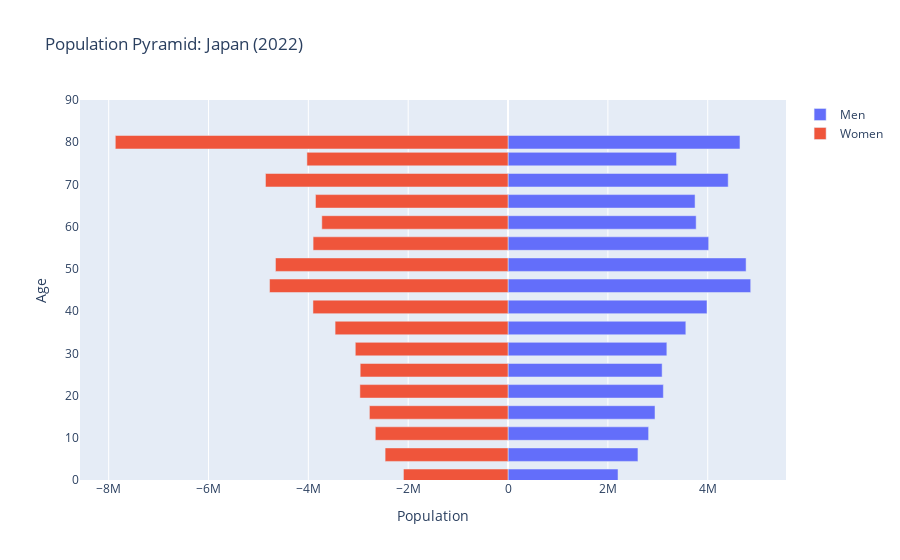
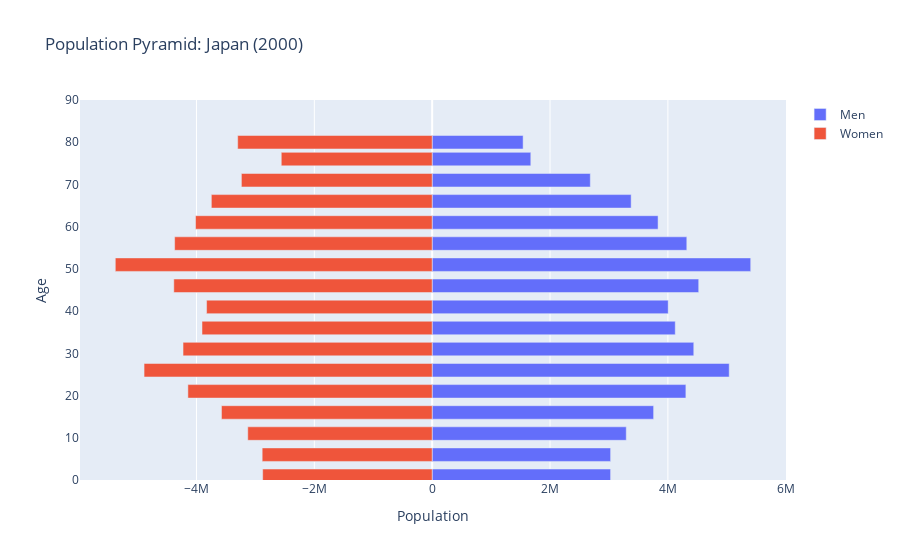
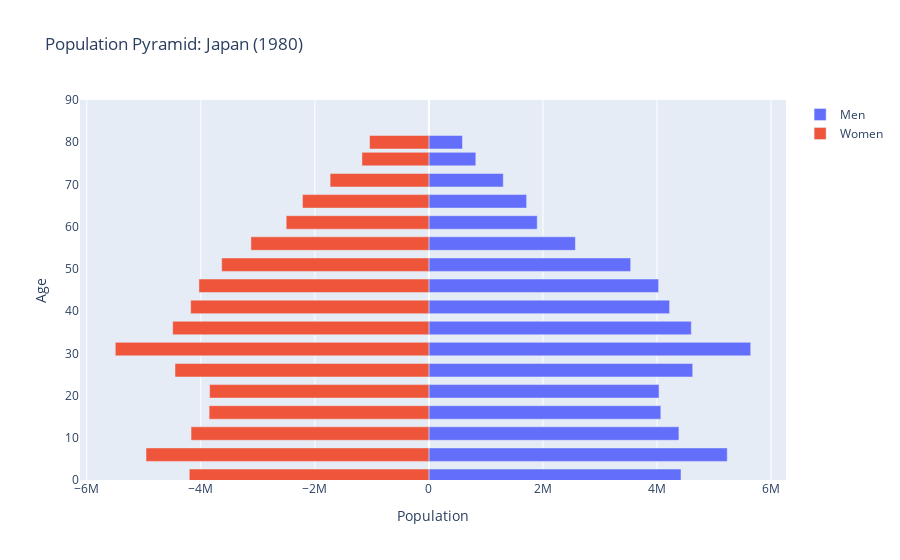

Source (notebook cell) for these figures, in order:
### Markdown cell above
#### Population Pyramid for Japan

### Code cell
df_japan = wbdata.get_dataframe(
    variables,
    country="JPN",
    parse_dates=True
)

#df_japan.head()

population_pyramid(
    df=df_japan,
    year="2022-01-01",
    country="Japan"
)
population_pyramid(
    df=df_japan,
    year="2000-01-01",
    country="Japan"
)
population_pyramid(
    df=df_japan,
    year="1980-01-01",
    country="Japan"
)

### Figure 1 — Plotly figure (JSON) as saved in the notebook; plotly's stock layout.template omitted (floating-point values rounded to 4 significant figures)
{"data": [{"name": "Men", "orientation": "h", "type": "bar", "x": [2203000.0, 2602000.0, 2816000.0, 2944000.0, 3111000.0, 3087000.0, 3181000.0, 3562000.0, 3985000.0, 4861000.0, 4769000.0, 4020000.0, 3769000.0, 3746000.0, 4410000.0, 3376000.0, 4646000.0], "y": [1, 6, 11, 16, 21, 26, 31, 36, 41, 46, 51, 56, 61, 66, 71, 76, 80]}, {"name": "Women", "orientation": "h", "type": "bar", "x": [-2095000.0, -2462000.0, -2659000.0, -2777000.0, -2968000.0, -2962000.0, -3060000.0, -3464000.0, -3908000.0, -4777000.0, -4659000.0, -3905000.0, -3730000.0, -3857000.0, -4859000.0, -4029000.0, -7867000.0], "y": [1, 6, 11, 16, 21, 26, 31, 36, 41, 46, 51, 56, 61, 66, 71, 76, 80]}], "layout": {"barmode": "overlay", "title": {"text": "Population Pyramid: Japan (2022)"}, "xaxis": {"title": {"text": "Population"}}, "yaxis": {"range": [0, 90], "title": {"text": "Age"}}}}

### Figure 2 — Plotly figure (JSON) as saved in the notebook; plotly's stock layout.template omitted (floating-point values rounded to 4 significant figures)
{"data": [{"name": "Men", "orientation": "h", "type": "bar", "x": [3028000.0, 3028000.0, 3294000.0, 3758000.0, 4306000.0, 5041000.0, 4439000.0, 4125000.0, 4006000.0, 4523000.0, 5406000.0, 4321000.0, 3834000.0, 3377000.0, 2684000.0, 1674000.0, 1543000.0], "y": [1, 6, 11, 16, 21, 26, 31, 36, 41, 46, 51, 56, 61, 66, 71, 76, 80]}, {"name": "Women", "orientation": "h", "type": "bar", "x": [-2877000.0, -2885000.0, -3129000.0, -3576000.0, -4145000.0, -4889000.0, -4228000.0, -3906000.0, -3828000.0, -4384000.0, -5377000.0, -4370000.0, -4016000.0, -3747000.0, -3237000.0, -2561000.0, -3300000.0], "y": [1, 6, 11, 16, 21, 26, 31, 36, 41, 46, 51, 56, 61, 66, 71, 76, 80]}], "layout": {"barmode": "overlay", "title": {"text": "Population Pyramid: Japan (2000)"}, "xaxis": {"title": {"text": "Population"}}, "yaxis": {"range": [0, 90], "title": {"text": "Age"}}}}

### Figure 3 — Plotly figure (JSON) as saved in the notebook; plotly's stock layout.template omitted (floating-point values rounded to 4 significant figures)
{"data": [{"name": "Men", "orientation": "h", "type": "bar", "x": [4420000.0, 5232000.0, 4384000.0, 4067000.0, 4035000.0, 4626000.0, 5643000.0, 4602000.0, 4220000.0, 4028000.0, 3538000.0, 2569000.0, 1899000.0, 1714000.0, 1304000.0, 822300.0, 588200.0], "y": [1, 6, 11, 16, 21, 26, 31, 36, 41, 46, 51, 56, 61, 66, 71, 76, 80]}, {"name": "Women", "orientation": "h", "type": "bar", "x": [-4203000.0, -4961000.0, -4172000.0, -3855000.0, -3846000.0, -4453000.0, -5500000.0, -4493000.0, -4178000.0, -4033000.0, -3634000.0, -3121000.0, -2503000.0, -2217000.0, -1732000.0, -1174000.0, -1041000.0], "y": [1, 6, 11, 16, 21, 26, 31, 36, 41, 46, 51, 56, 61, 66, 71, 76, 80]}], "layout": {"barmode": "overlay", "title": {"text": "Population Pyramid: Japan (1980)"}, "xaxis": {"title": {"text": "Population"}}, "yaxis": {"range": [0, 90], "title": {"text": "Age"}}}}
